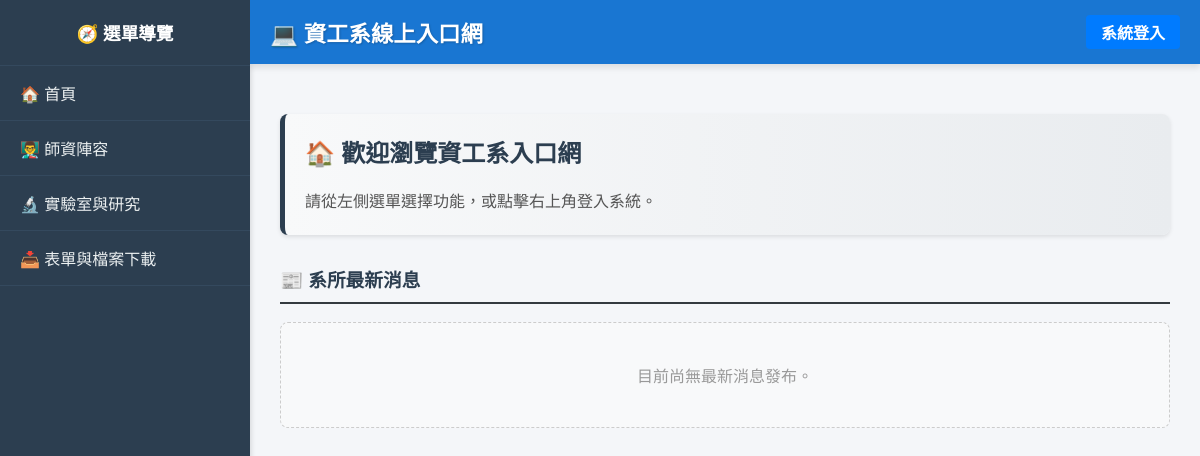
Before: / with the older database file.
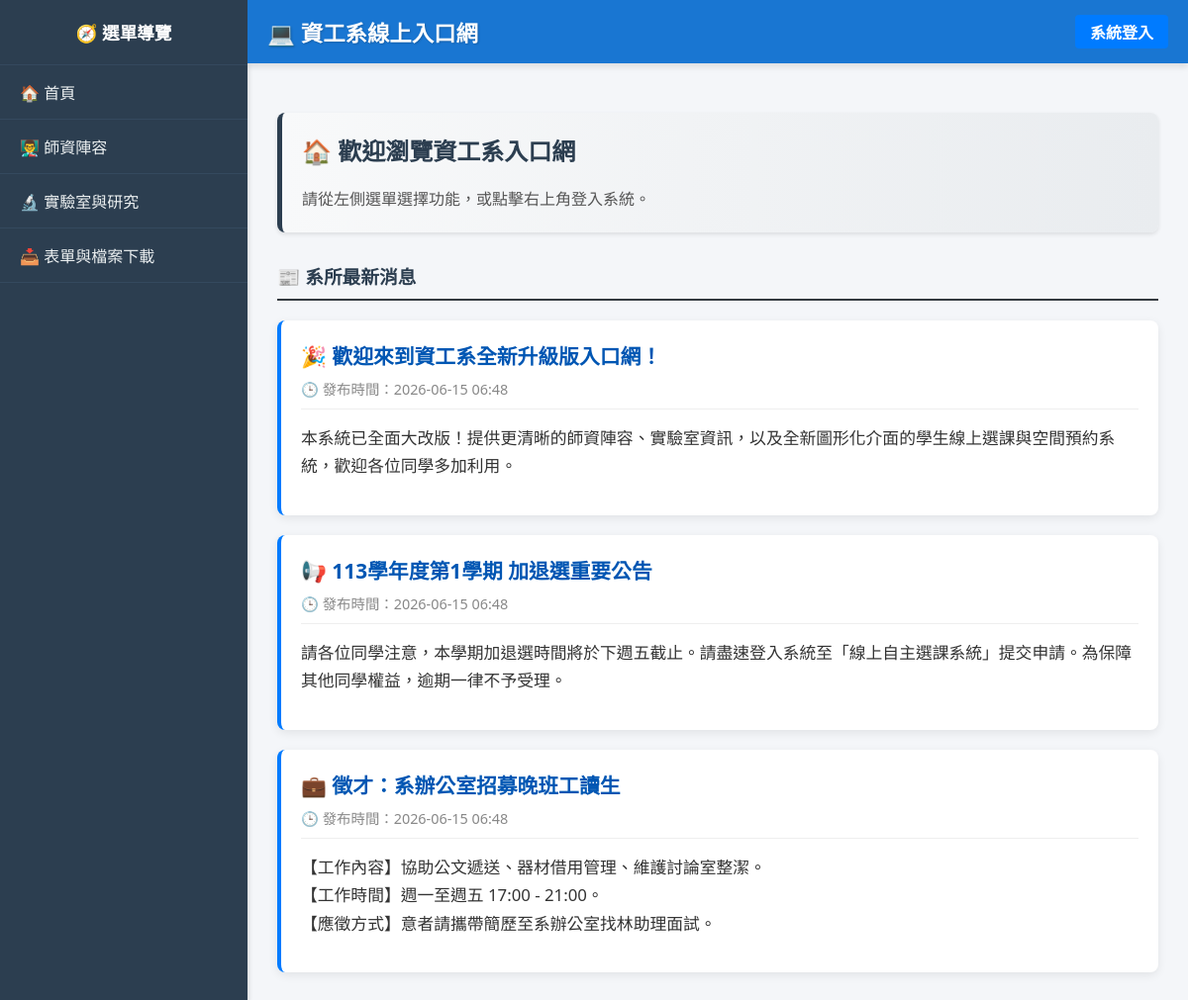
After: the same page with the newer database file.
### tables this page shows
CREATE TABLE News (
    news_id INT AUTO_INCREMENT PRIMARY KEY,
    title VARCHAR(255) NOT NULL,
    content TEXT NOT NULL,
    image_path VARCHAR(255) DEFAULT NULL,
    created_at TIMESTAMP DEFAULT CURRENT_TIMESTAMP
);

### modules/public/home.php (the view, shortened to what this page needs)
<div class="card" style="background: linear-gradient(to right, #f8f9fa, #e9ecef); border-left: 5px solid #2c3e50;">
    <h2 style='color: #2c3e50; margin-top:0;'>🏠 歡迎瀏覽資工系入口網</h2>
    <p style='color: #555; line-height: 1.6; margin-bottom:0;'>請從左側選單選擇功能，或點擊右上角登入系統。</p>
</div>
<div style="margin-top: 30px;">
    <h3 style="color: #2c3e50; border-bottom: 2px solid #343a40; padding-bottom: 10px;">📰 系所最新消息</h3>
    <?php
    $news_list = $conn->query("SELECT * FROM News ORDER BY created_at DESC");
    if ($news_list && $news_list->num_rows > 0) {
        echo "<div style='display:flex; flex-direction:column; gap:20px; margin-top:20px;'>";
        while ($news = $news_list->fetch_assoc()) {
            $date = date('Y-m-d H:i', strtotime($news['created_at']));
            echo "<div class='card' style='margin-bottom:0; box-shadow:0 3px 10px rgba(0,0,0,0.08); border-left: 4px solid #007bff; overflow:hidden;'>";
            echo "<div style='display:flex; justify-content:space-between; align-items:flex-start; margin-bottom:15px; border-bottom:1px solid #eee; padding-bottom:10px;'>";
            echo "<div>";
            echo "<h4 style='margin:0 0 8px 0; color:#0056b3; font-size:1.3em;'>" . htmlspecialchars($news['title']) . "</h4>";
            echo "<span style='color:#888; font-size:0.9em;'>🕒 發布時間：{$date}</span>";
            echo "</div>";
            echo "</div>";
            echo "<div style='line-height:1.7; color:#333; font-size:1.05em; margin-bottom:15px; white-space:pre-wrap;'>" . htmlspecialchars($news['content']) . "</div>";
            echo "</div>";
        }
        echo "</div>";
    } else {
        echo "<div style='background:#f8f9fa; padding:40px; text-align:center; color:#999; border-radius:8px; border:1px dashed #ccc;'>目前尚無最新消息發布。</div>";
    }
    ?>
</div>

Changed rows visible on the page:
added news: title "🎉 歡迎來到資工系全新升級版入口網！", created_at "2026-06-15 06:48", content "本系統已全面大改版！提供更清晰的師資陣容、實驗室資訊，以及全新圖形化介面的學生線上選課與空間預約系統，歡迎各位同學多加利用。"
added news: title "📢 113學年度第1學期 加退選重要公告", created_at "2026-06-15 06:48", content "請各位同學注意，本學期加退選時間將於下週五截止。請盡速登入系統至「線上自主選課系統」提交申請。為保障其他同學權益，逾期一律不予受理。"
added news: title "💼 徵才：系辦公室招募晚班工讀生", created_at "2026-06-15 06:48", content "【工作內容】協助公文遞送、器材借用管理、維護討論室整潔。 【工作時間】週一至週五 17:00 - 21:00。 【應徵方式】意者請攜帶簡歷至系辦公室找林助理面試。"
Other visible differences:
text no longer shown: "目前尚無最新消息發布。"
